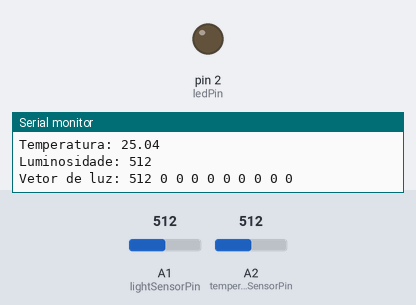
This sketch was run on a simulated Arduino Uno, built with avr-gcc and run on an emulated ATmega328P. Parts: output pins drawn as LEDs (lit = HIGH), the last lines printed to the serial monitor. The test bench sets the inputs (shaded band); at power-on: A1 (lightSensorPin) = 512, A2 (temperatureSensorPin) = 512.

Above: at 0.1 s.
At 9.3 s:
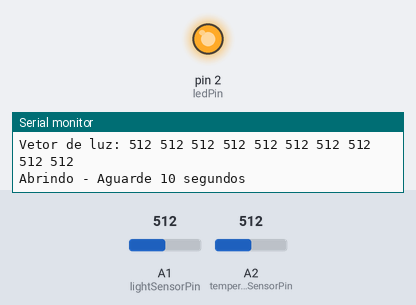
Timing chart, 0 to 20.8 s (numbered marks = the images above):
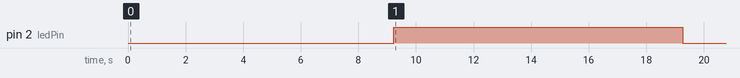

Measured:
- by itself, pin 2 (ledPin): LOW → HIGH at 9.2 s, → LOW 10.0 s later

The sketch:

TemperatureLightAndMotorForLight.ino
```cpp
int ledPin = 2;                     //attach a LED to Digital 2
int temperatureSensorPin = 2;       //temperature sensor is attached to analog 2
int lightSensorPin = 1;             //light sensor is attached to analog 1
int closeIfLess = 300;              //value to turn on or off the LED
int closeIfMore = 600;              //value to turn on or off the LED
int temperatureData;                //not real temperature, just the data received by temperature sensor
int delayTime=1000;                 //duration between temperature readings
float realTemperature;              //real temperature, calculated in loop(), it needs the temperatureData
int thermistor = 3975;              //value of the thermistor and used for calculating the real temperature
float resistance;                   //calculated in loop(), it needs the temperatureData and used for calculating the real temperature
int lightSensorValue;
boolean opened = false;             //motor controller
int opening = 0;                    //motor controller
int closing = 0;                    //motor controller
int lightArray[] = {0, 0, 0, 0, 0, 0, 0, 0, 0, 0};  //array with the 10 last light data, it gives more accuracy to the motor controller

void setup()
{
    pinMode(ledPin,OUTPUT);         //set the LED on Digital 2 as an OUTPUT
    Serial.begin(9600);
}

void loop()
{
    //Temperature data
    temperatureData = analogRead(temperatureSensorPin);
    resistance = (float)(1023-temperatureData)*10000/temperatureData;
    realTemperature = 1/(log(resistance/10000)/thermistor+1/298.15)-273.15;
    Serial.print("Temperatura: ");
    Serial.println(realTemperature);

    //End of temperature data

    //Light data
    if (opening == 0 && closing == 0) //it'll just read the sensor if the motor is turned off
    {
      lightSensorValue = analogRead(lightSensorPin);
      Serial.print("Luminosidade: ");
      Serial.println(lightSensorValue);

      for (int i=9; i>0; i--) //shift right in lightArray
      {
        lightArray[i] = lightArray[i-1];
      }
      lightArray[0] = lightSensorValue; //attach the new value in lightArray

      //Printing lightArray
      Serial.print("Vetor de luz: ");
      for (int i = 0; i<10; i++)
      {
        Serial.print(lightArray[i]);
        Serial.print(" ");
      }
      Serial.println();
    }

    //End of light data

    //Motor DC controller - works with light sensor data
    if(lightSensorValue<closeIfLess || lightSensorValue>closeIfMore) //light is too high or too low, must be closed
    {
      if ((opened) && //check if the whole array is within the value to be closed
            ((lightArray[0]<closeIfLess && lightArray[1]<closeIfLess && lightArray[2]<closeIfLess && lightArray[3]<closeIfLess
            && lightArray[4]<closeIfLess && lightArray[5]<closeIfLess && lightArray[6]<closeIfLess && lightArray[7]<closeIfLess
            && lightArray[8]<closeIfLess && lightArray[9]<closeIfLess)
            ||
            (lightArray[0]>closeIfMore && lightArray[1]>closeIfMore && lightArray[2]>closeIfMore && lightArray[3]>closeIfMore
            && lightArray[4]>closeIfMore && lightArray[5]>closeIfMore && lightArray[6]>closeIfMore && lightArray[7]>closeIfMore
            && lightArray[8]>closeIfMore && lightArray[9]>closeIfMore)))
      {
        if (closing == 0) //starting closing
        {
            digitalWrite(ledPin,HIGH); //REPLACE THIS LINE WITH THE MOTOR CLOSING ACTIVATE LINE
            Serial.println("Fechando - Aguarde 10 segundos");
            closing++;
         }

        else
        {
          if (closing == 10) //finished closing
          {
            Serial.println("Fechado!");
            digitalWrite(ledPin,LOW); //REPLACE THIS LINE WITH THE MOTOR DESACTIVATE LINE
            closing = 0;
            opened = false;
          }
          else //still closing
          {
            Serial.print("Fechando - Aguarde ");
            Serial.print(10 - closing);
            Serial.println(" segundo(s)");
            closing++;
          }
        }
      }
    }
    else //sensor value is an intermediary value, must be opened
    {
      if ((!opened) && //check if the whole array is within the value to be opened
            ((lightArray[0]>=closeIfLess && lightArray[1]>=closeIfLess && lightArray[2]>=closeIfLess && lightArray[3]>=closeIfLess
            && lightArray[4]>=closeIfLess && lightArray[5]>=closeIfLess && lightArray[6]>=closeIfLess && lightArray[7]>=closeIfLess
            && lightArray[8]>=closeIfLess && lightArray[9]>=closeIfLess)
            &&
            (lightArray[0]<=closeIfMore && lightArray[1]<=closeIfMore && lightArray[2]<=closeIfMore && lightArray[3]<=closeIfMore
            && lightArray[4]<=closeIfMore && lightArray[5]<=closeIfMore && lightArray[6]<=closeIfMore && lightArray[7]<=closeIfMore
            && lightArray[8]<=closeIfMore && lightArray[9]<=closeIfMore)))
      {
        if (opening == 0) //starting opening
        {
          digitalWrite(ledPin,HIGH); //REPLACE THIS LINE WITH THE MOTOR OPENING ACTIVATE LINE
          Serial.println("Abrindo - Aguarde 10 segundos");
          opening++;
        }
        else
        {
          if (opening == 10) //finished opening
          {
            Serial.println("Aberto!");
            digitalWrite(ledPin,LOW); //REPLACE THIS LINE WITH THE MOTOR DESACTIVATE LINE
            opening = 0;
            opened = true;
          }
          else //still opening
          {
            Serial.print("Abrindo - Aguarde ");
            Serial.print(10 - opening);
            Serial.println(" segundo(s)");
            opening++;
          }
        }
      }
    }
    //End of motor DC controller

    delay(delayTime);
}
```
